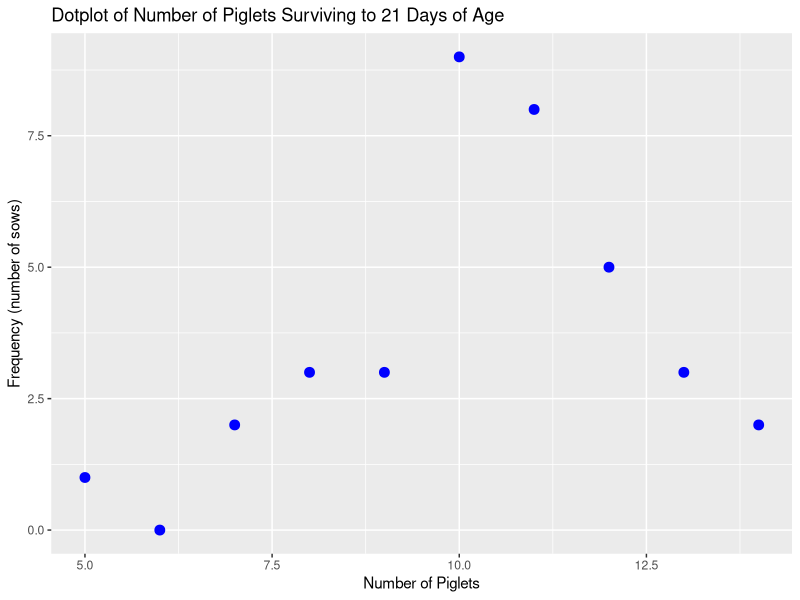
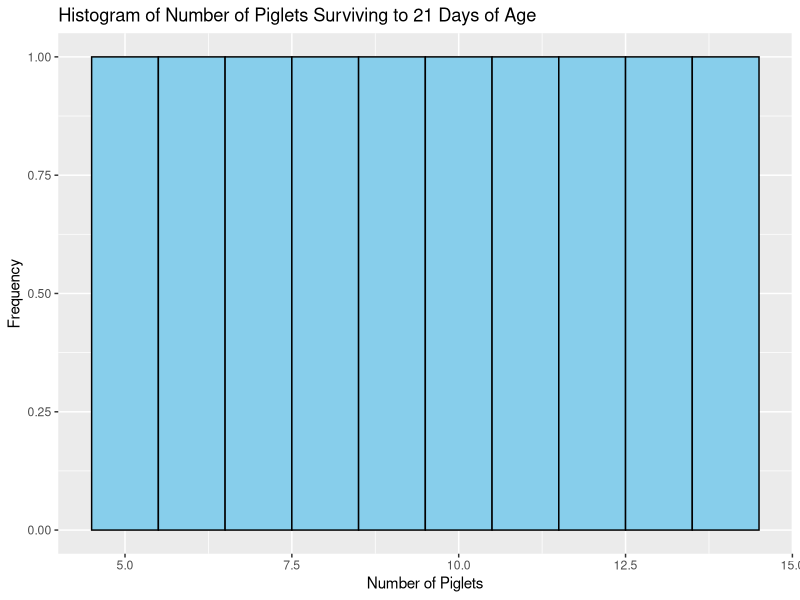

Write R code to recreate these figures, in order.
# page no 41
library(ggplot2)
data <- data.frame(
  Number_of_piglets = c(5, 6, 7, 8, 9, 10, 11, 12, 13, 14),
  Frequency = c(1, 0, 2, 3, 3, 9, 8, 5, 3, 2)
)
dotplot <- ggplot(data, aes(x = Number_of_piglets, y = Frequency)) +
  geom_point(size = 3, color = "blue") +
  labs(x = "Number of Piglets", y = "Frequency (number of sows)",
       title = "Dotplot of Number of Piglets Surviving to 21 Days of Age")
histogram <- ggplot(data, aes(x = Number_of_piglets)) +
  geom_histogram(binwidth = 1, fill = "skyblue", color = "black") +
  labs(x = "Number of Piglets", y = "Frequency",
       title = "Histogram of Number of Piglets Surviving to 21 Days of Age")
print(dotplot)
print(histogram)
